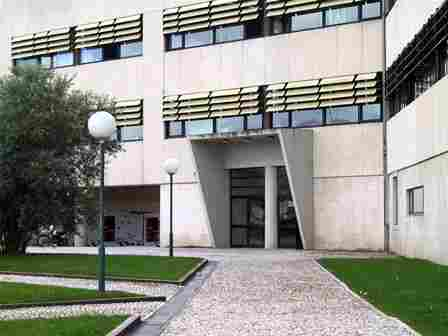
#> input picture images/deti.jpg, 448 x 336 px
$ python aula_06_ex_05.py
#> lines starting #> are read from the running program, lines starting #| are printed output that depends on the picture; long printed decimals are rounded
import cv2
import numpy as np
import math

# Load the original and transformed images
src = cv2.imread('../images/deti.jpg')  # Load the original image
#> src is the input picture: shape (336, 448, 3); mean B, G, R 139.2, 146, 145.4
dst = cv2.imread('deti_tf.jpg')  # Load the transformed image
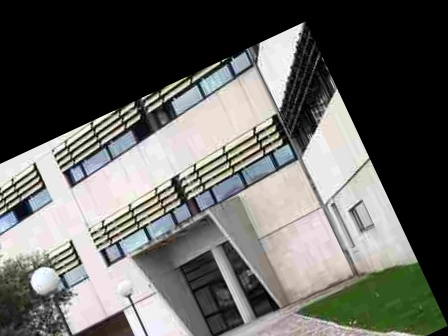
#> input picture #06 - GeometricTransforms_Features/deti_tf.jpg, 448 x 336 px
#> dst is the input picture: shape (336, 448, 3); mean B, G, R 97.3, 100.9, 100.9

# Check if images are loaded
if src is None or dst is None:
    print("Error loading images. Check the image paths.")
    exit()

# Initialize ORB detector
orb = cv2.ORB_create()

# Detect keypoints and compute descriptors
kp1, des1 = orb.detectAndCompute(src, None)
#> kp1 = 500 keypoints; strongest (x, y, size): (287, 87, 31), (283, 99, 31), (179, 103, 31), (242, 92, 31)
kp2, des2 = orb.detectAndCompute(dst, None)
#> kp2 = 500 keypoints; strongest (x, y, size): (91, 123, 31), (38, 178, 31), (197, 168, 31), (69, 245, 31)

# Use Brute Force matcher to find matches
bf = cv2.BFMatcher(cv2.NORM_HAMMING, crossCheck=True)
matches = bf.match(des1, des2)
#> matches = 258 matches

# Sort matches by distance (optional)
matches = sorted(matches, key=lambda x: x.distance)

# Extract the matched keypoints
src_pts = np.float32([kp1[m.queryIdx].pt for m in matches]).reshape(-1, 1, 2)
#> src_pts = 258 rows, first 8: [164, 102], [165.6, 136.8], [377.4, 105.8], [211, 120], [164.2, 102.2], [142, 100], [254, 95.04], [174.2, 126.9]
dst_pts = np.float32([kp2[m.trainIdx].pt for m in matches]).reshape(-1, 1, 2)
#> dst_pts = 258 rows, first 8: [92, 234], [108, 263.5], [286.2, 147.2], [142, 230], [92.16, 233.3], [71, 241], [171.1, 190.1], [112, 251.3]

# Ensure at least 3 matches are found
if len(matches) >= 3:
    # Estimate the affine transformation matrix
    affine_matrix = cv2.getAffineTransform(src_pts[:3], dst_pts[:3])  # Using the first three matches
#> affine_matrix = [[0.902, 0.418, -98.67], [-0.422, 0.868, 214.7]]

    # Print the estimated affine transformation matrix
    print("Affine Transformation Matrix:")
    print(affine_matrix)
#| [[  0.9025   0.4183 -98.672]
#|  [ -0.4219   0.8677 214.689]]

    # Warp the original image using the affine transformation
    warp_dst = cv2.warpAffine(src, affine_matrix, (src.shape[1], src.shape[0]))
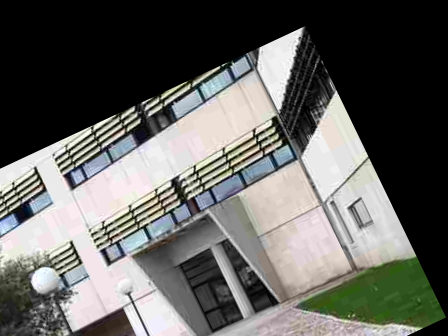
#> warp_dst: shape (336, 448, 3); mean B, G, R 95.7, 99.1, 99.2

    # Display the warped image
    cv2.imshow("Warped Image", warp_dst)

    # Extract parameters from the affine matrix
    a, c, tx = affine_matrix[0]
#> a = 0.902; c = 0.418; tx = -98.67
    b, d, ty = affine_matrix[1]
#> b = -0.422; d = 0.868; ty = 214.7

    # Compute translation
    t_x = tx
#> t_x = -98.67
    t_y = ty
#> t_y = 214.7

    # Compute scaling factors
    s_x = np.sign(a) * math.sqrt(a**2 + b**2)
#> s_x = 0.996
    s_y = np.sign(d) * math.sqrt(c**2 + d**2)
#> s_y = 0.963

    # Compute rotation angle
    psi = math.atan2(b, a)
#> psi = -0.437

    # Convert rotation angle from radians to degrees
    rotation_angle = np.degrees(psi)
#> rotation_angle = -25.06

    # Display computed parameters
    print(f"Translation: t_x = {t_x}, t_y = {t_y}")
#| Translation: t_x = -98.672, t_y = 214.689
    print(f"Scale: s_x = {s_x}, s_y = {s_y}")
#| Scale: s_x = 0.9962, s_y = 0.9632
    print(f"Rotation angle (in degrees): {rotation_angle}")
#| Rotation angle (in degrees): -25.055

    # Convert both images to grayscale for subtraction comparison
    warp_dst_gray = cv2.cvtColor(warp_dst, cv2.COLOR_BGR2GRAY)
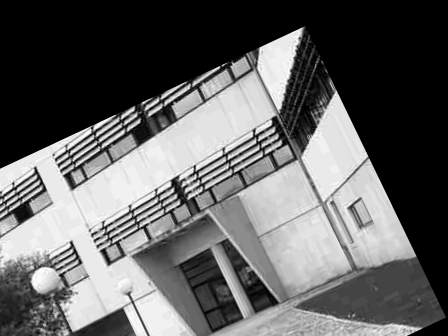
#> warp_dst_gray: shape (336, 448); min 0, max 255, mean 98.7
    dst_gray = cv2.cvtColor(dst, cv2.COLOR_BGR2GRAY)
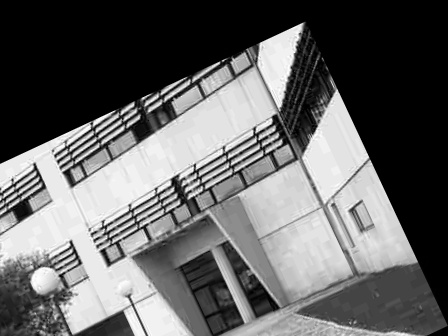
#> dst_gray: shape (336, 448); min 0, max 255, mean 100.5

    # Compute the absolute difference between the two images
    difference = cv2.absdiff(warp_dst_gray, dst_gray)
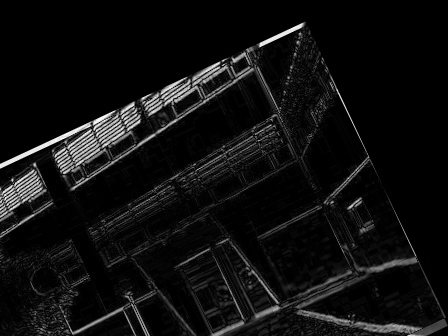
#> difference: shape (336, 448); min 0, max 255, mean 15.4

    # Display the difference
    cv2.imshow("Difference between Warped and Transformed", difference)

    cv2.waitKey(0)
    cv2.destroyAllWindows()
else:
    print("Not enough matches found. Please ensure that there are at least 3 matches.")
